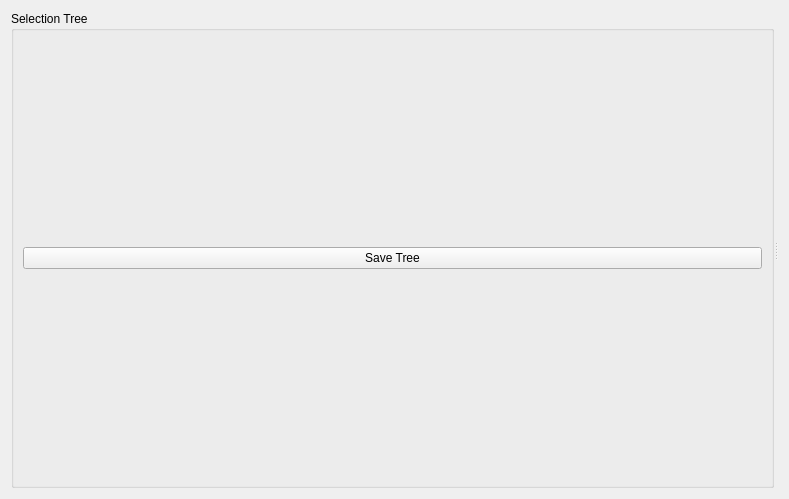
<?xml version="1.0" encoding="UTF-8"?>
<ui version="4.0">
 <class>Form</class>
 <widget class="QWidget" name="Form">
  <property name="geometry">
   <rect>
    <x>0</x>
    <y>0</y>
    <width>789</width>
    <height>499</height>
   </rect>
  </property>
  <property name="windowTitle">
   <string>Form</string>
  </property>
  <layout class="QVBoxLayout" name="verticalLayout">
   <item>
    <widget class="QSplitter" name="splitter">
     <property name="orientation">
      <enum>Qt::Horizontal</enum>
     </property>
     <widget class="QGroupBox" name="groupBox">
      <property name="title">
       <string>Selection Tree</string>
      </property>
      <layout class="QVBoxLayout" name="verticalLayout_3">
       <property name="spacing">
        <number>0</number>
       </property>
       <item>
        <layout class="QVBoxLayout" name="vL_tree"/>
       </item>
       <item>
        <widget class="QPushButton" name="pb_save_tree">
         <property name="text">
          <string>Save Tree</string>
         </property>
        </widget>
       </item>
      </layout>
     </widget>
     <widget class="QWidget" name="layoutWidget">
      <layout class="QVBoxLayout" name="vL_config"/>
     </widget>
    </widget>
   </item>
  </layout>
 </widget>
 <resources/>
 <connections/>
</ui>
